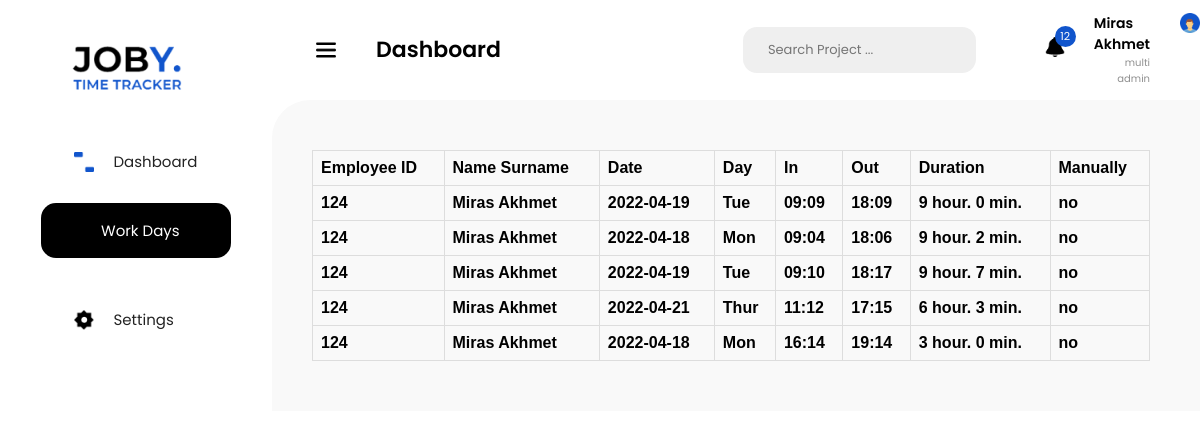
/work_days (signed in), run on the app's committed database.
### models.py (models this page shows, shortened)
class Employee(db.Model, UserMixin):
    id = db.Column(db.Integer(), primary_key=True)
    login_id = db.Column(db.String(10), unique=True, nullable=True)
    name = db.Column(db.String(100), nullable=False)
    surname = db.Column(db.String(100), nullable=False)
    profession = db.Column(db.String(30), nullable=False)
    password = db.Column(db.String(40), nullable=False)
    flex_status = db.relationship('FlexStatus', backref='flex_status')

### views.py (the view)
@app.route('/work_days')
def work_days():
    flx_s = FlexStatus.query.filter_by(employee_id=current_user.id).all()
    result_flex = []
    for flx in flx_s:
        result_flex.append({
            'id': current_user.login_id,
            'full_name': f'{current_user.name} {current_user.surname}',
            'date': str(flx.enterTime.date()),
            'weekDay': ['Mon', 'Tue', 'Wen', 'Thur', 'Fri', 'Sat', 'Sun'][flx.enterTime.weekday()],
            'enter': str(flx.enterTime.time())[:5],
            'out': str(flx.exitTime.time())[:5],
            'duration': f'{flx.get_status() // 3600} hour. {flx.get_status() // 60 % 60} min.',
            'manually': 'yes' if flx.manually else 'no',
        })
    return render_template('work_day.html', user=current_user,
                           result_flex=result_flex
                           )

### models.py (called while the page is built)
@login_manager.user_loader
def load_user(user_id):
    return Employee.query.get(user_id)

    def get_status(self):
        tmp = self.exitTime - self.enterTime
        return tmp.seconds

### templates/work_day.html (shortened to what this page needs)
<!DOCTYPE html>
<html lang="en">
<head>
 <link rel="stylesheet" href="../static/styles/dashboard_style.css">
 <link rel="stylesheet" href="{{ url_for('static',filename = 'styles/dashboard_style.css') }}">
</head>
<body>
 <section id="mySideNav" class="sideNav">
  <a href="#" class="logo_container">
   <img src="../static/images/logo.png" alt="logo">
  </a>
  <a href="home" class="links">
   <img src="../static/images/rect.png" alt="">
   <div>Dashboard</div>
  </a>
  <a href="work_days" class="dashboard_black">
   <img src="../static/images/icon_workDays.png" alt="">
   Work Days
  </a>
  <a href="#" class="links">
   <img src="../static/images/icon_settings.png" alt="">
   Settings
  </a>
 </section>
<nav>
  <button>
   <img src="../static/images/menu_bar.png" alt="">
   <div class="dashboard_txt">Dashboard</div>
  </button>
  <div class="search">
   Search Project ...
  </div>
  <div class="notifications">
   <img src="../static/images/bell.png" alt="">
   <div class="notification_numb">12</div>
  </div>
  <div class="profile_info">
   <div class="name_profession">
    <div class="name_surname">{{ user.name }} {{ user.surname }} </div>
    <div class="profession">{{ user.profession }}</div>
   </div>
   <a href="/profile"><img src="../static/images/profile_photo.png" alt="" class="profile_photo"></a>
  </div>
 </nav>
<section class="main_content">
    <div class="container_table">
        <table>
            <tr>
                <th>Employee ID</th>
                <th>Name Surname</th>
                <th>Date</th>
                <th>Day</th>
                <th>In</th>
                <th>Out</th>
                <th>Duration</th>
                <th>Manually</th>
            </tr>
            {% for r in result_flex %}
                <tr>
                    <th>{{ r.id }}</th>
                    <th>{{ r.full_name }}</th>
                    <th>{{ r.date }}</th>
                    <th>{{ r.weekDay }}</th>
                    <th>{{ r.enter }}</th>
                    <th>{{ r.out }}</th>
                    <th>{{ r.duration }}</th>
                    <th>{{ r.manually }}</th>
                </tr>
            {% endfor %}
        </table>
    </div>
</section>
</body>
</html>

### static/styles/dashboard_style.css (style rules this page uses)
body { margin: 0; padding: 0; font-family: Poppins; }
.sideNav { padding-top: 34px; display: flex; align-items: center; flex-direction: column; width: 272px; background-color: #fff; height: 100vh; position: fixed; z-index: 1; top: 0; left: 0; }
.sideNav a { text-decoration: none; display: flex; align-items: center; font-size: 15px; }
.logo_container img { height: auto; width: 100%; max-width: 128px !important; }
.logo_container { margin-bottom: 50px; }
.dashboard_black { width: 190px; height: 55px; background-color: black; border-radius: 15px; color: white; padding-left: 20px; box-sizing: border-box; font-family: Poppins; margin-bottom: 50px; }
.sideNav a img, nav img { width: 100%; height: auto; max-width: 20px; margin-right: 20px; }
.links { width: 125px; margin-bottom: 30px; color: #232323; }
nav { height: 100px; background-color: #fff; width: 100%; display: flex; align-items: center; }
nav button { background-color: transparent; border: none; margin-left: 310px; display: flex; align-items: center; }
nav button img { margin-right: 40px; }
.dashboard_txt { font-weight: 600; font-size: 22px; line-height: 42px; color: #000; font-family: Poppins; }
.search { width: 408px; height: 46px; background-color: #efefef; border-radius: 14px; display: flex; align-items: center; color: #757575; padding-left: 25px; font-size: 13px; margin-left: 16rem; }
.notifications { position: relative; margin-right: 1.8rem; margin-left: 4.3rem; }
.notification_numb { background-color: #1155CC; width: 21px; height: 21px; color: #fff; border-radius: 15px; font-size: 11px; box-sizing: border-box; display: flex; align-items: center; justify-content: center; position: absolute; left: 10px; top: -11px; }
.profile_info { display: flex; }
.profile_photo { width: 100%; height: auto; max-width: 46px; }
.name_surname { font-weight: 600; font-size: 14px; }
.profession { color: #8f8f8f; font-size: 10px; text-align: right; }
.name_profession { margin-right: 30px; }
.main_content { margin-left: 272px; border-radius: 38px 0 0 0; background-color: #F9F9F9; padding: 50px 50px 50px 40px; }
table { font-family: arial, sans-serif; border-collapse: collapse; width: 100%; }
td, th { border: 1px solid #dddddd; text-align: left; padding: 8px; }

### data on the page
Employee: name "Miras", surname "Akhmet", profession "multi admin", id "124", full_name "Miras Akhmet", date "2022-04-19", weekDay "Tue", enter "09:09", out "18:09", duration "9 hour. 0 min.", manually "no", date "2022-04-18", weekDay "Mon", enter "09:04", out "18:06", duration "9 hour. 2 min.", enter "09:10", out "18:17", duration "9 hour. 7 min.", date "2022-04-21", weekDay "Thur", enter "11:12", out "17:15", duration "6 hour. 3 min.", enter "16:14", out "19:14", duration "3 hour. 0 min."
